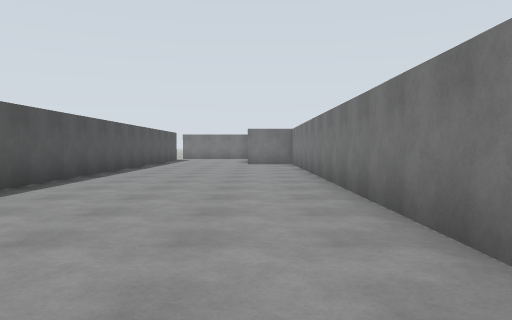
view 1 (above)

14 first-person views from a walk through a robot-simulator world made for Gazebo. The camera is 1.2 m above the floor, tilts 2° down and sees 70° across. The floor is counted in squares, 2 m on a side. Each view is taken from the middle of a square. On the plan, view 1 faces up. The plan holds only what a view shows up to about 10 squares ahead; the rest is blank. The place goes on beyond the plan.

view 2
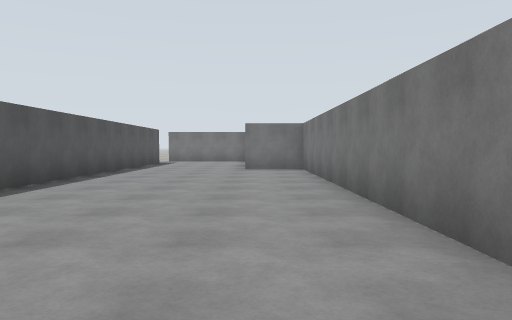

view 3
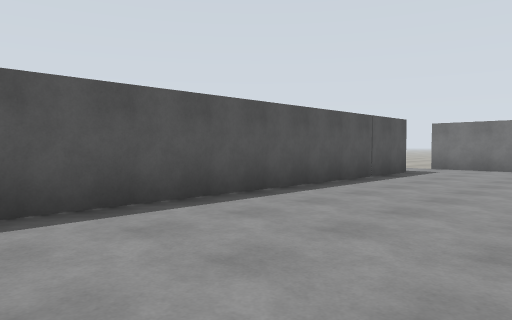

view 4
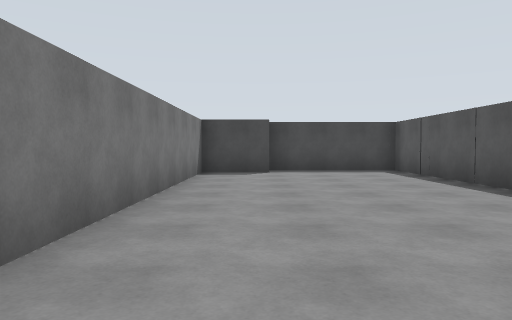

view 5
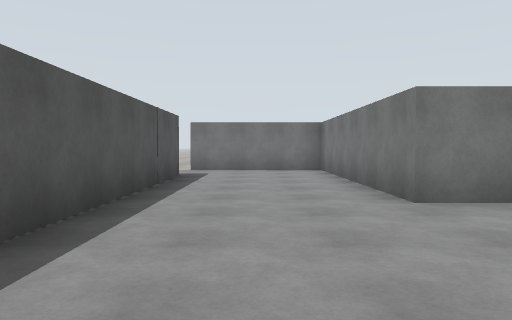

view 6
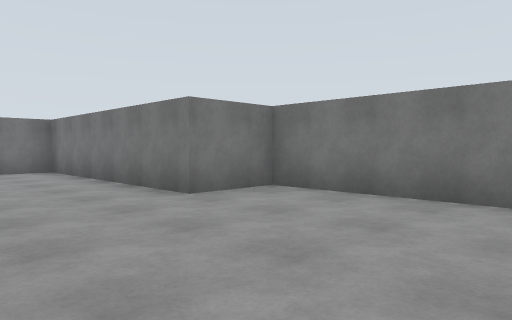

view 7
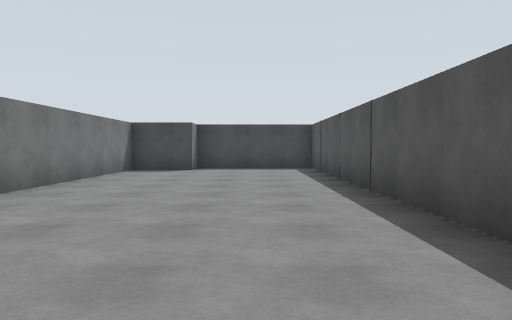

view 8
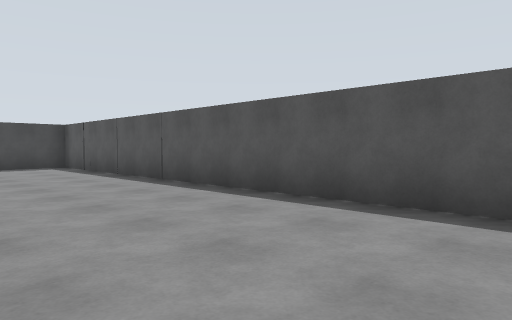

view 9
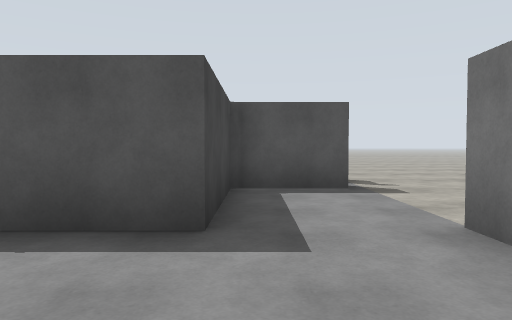

view 10
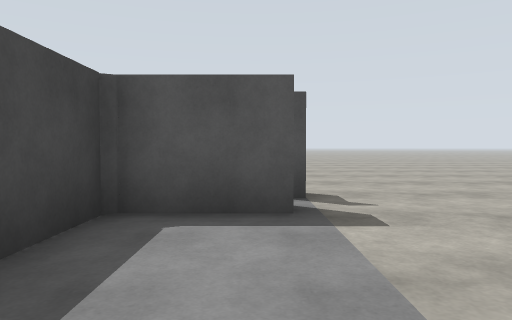

view 11
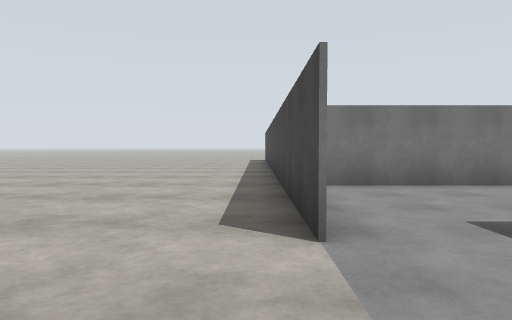

view 12
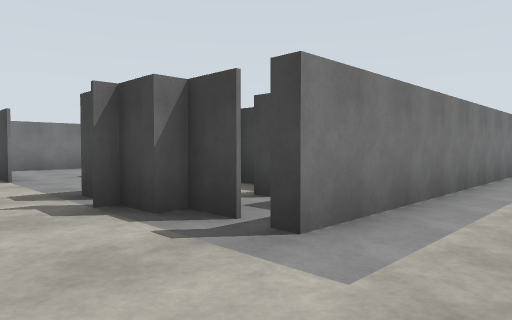

view 13
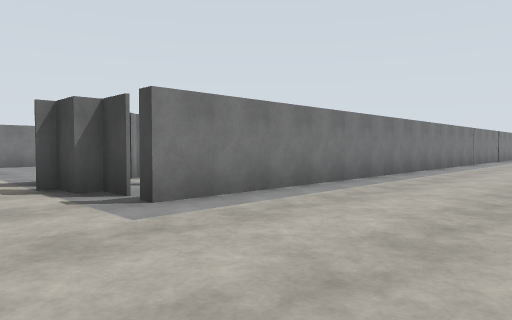

view 14
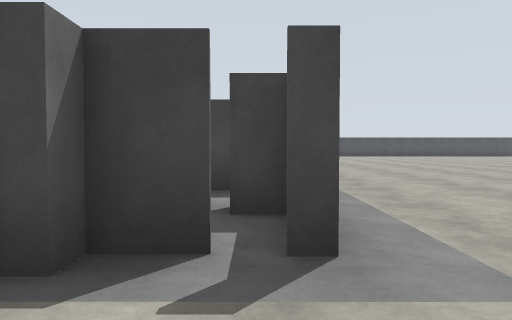

### Floor plan
Points are (right, up) in squares from view 1. A wall is a line through its corners. A room is listed if a view was taken in it or the views show most of it. See-through windows are left out.
Room 1 (views 1, 2, 3, 4, 5, 6, 7, 8, 9, 10)
walls: (-3.6, 16.6) (-3.6, -2.4) (-0.2, -2.4); (-0.4, -1.6) (1.3, -1.6) (1.3, 12.9) (-0.3, 12.9) (-0.3, 18.6) (-3.8, 18.6)
ways out: opening at (-3, 18) to room 2
Room 2 (views 11, 14)
walls: (-6.8, 18.3) (-6.3, 18.3) (-6.3, 16.6) (-3.6, 16.6); (-8, 18.3) (-7.2, 18.3); (-8.8, 18) (-8, 18)
ways out: opening at (-3, 18) to room 1; opening at (-8.5, 19.5) to room 3; opening at (-3, 20)
Room 3 (views 12, 13)
walls: (-9.5, 9.4) (-9.5, 18.1)
ways out: opening at (-8.5, 19.5) to room 2

Where each view was taken, in squares from view 1:
view 1: 0 up, 0 right, facing up
view 2: 3 up, 0 right, facing up
view 3: 8 up, 0 right, facing up-left
view 4: 7 up, 0 right, facing down
view 5: 9 up, 2 left, facing up
view 6: 9 up, 3 left, facing up-right
view 7: 8 up, 2 left, facing down
view 8: 9 up, 0 right, facing down-left
view 9: 17 up, 1 left, facing left
view 10: 18 up, 3 left, facing left
view 11: 19 up, 6 left, facing right
view 12: 20 up, 11 left, facing down-right
view 13: 20 up, 13 left, facing down-right
view 14: 20 up, 9 left, facing down
